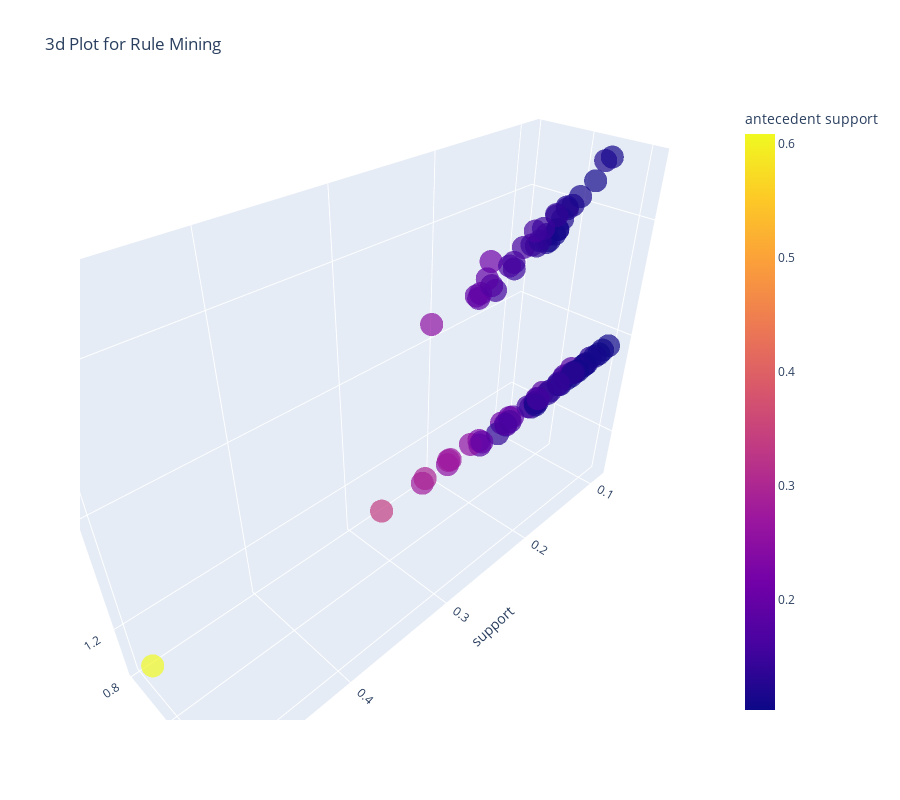

This figure's notebook cell:
### Code cell
plot_model(rule_APRIORI, plot = '3d')
